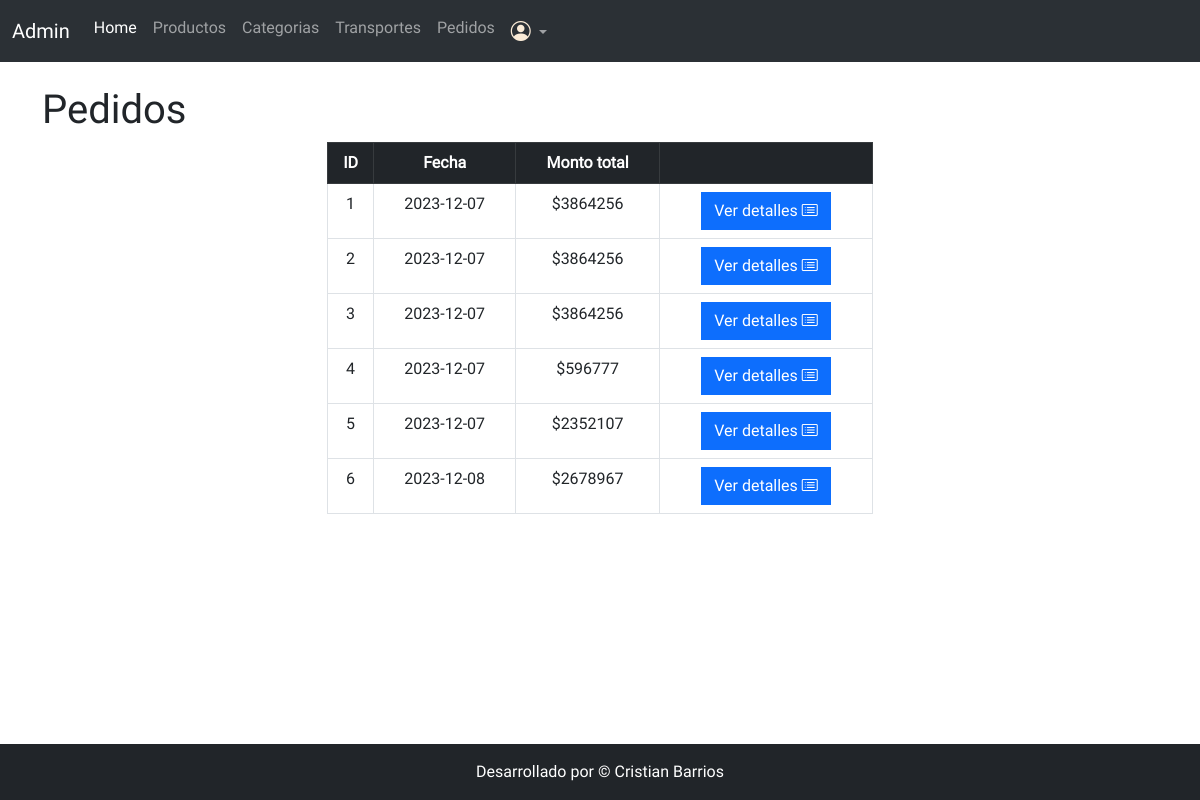
Before: /modulos/pedidos/pedidos.php (signed in) with the older database file.
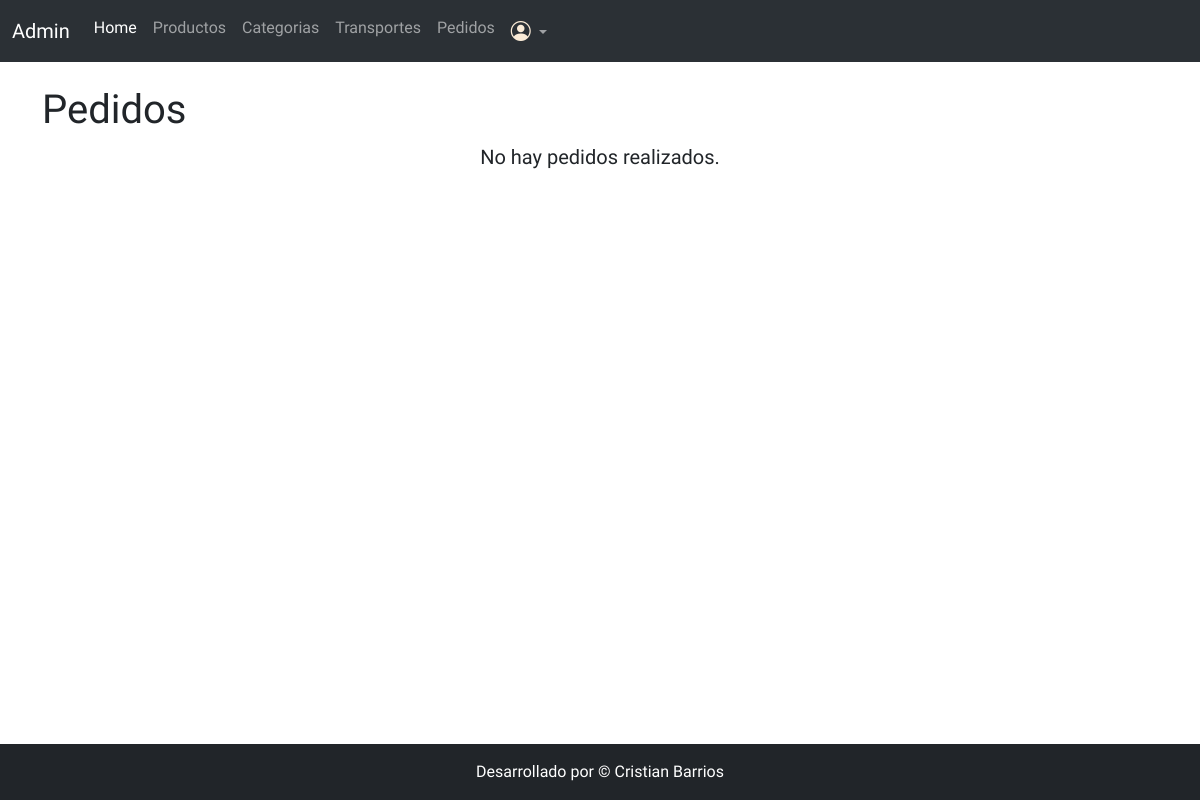
After: the same page with the newer database file.
### tables this page shows
CREATE TABLE `pedidos` (
  `id` int(11) NOT NULL,
  `fecha` date DEFAULT NULL,
  `usuario` int(11) DEFAULT NULL,
  `total` int(11) DEFAULT NULL,
  `datos_envio` int(11) DEFAULT NULL,
  `transporte` int(11) DEFAULT NULL
);

### modulos/pedidos/pedidos.php (the view, shortened to what this page needs)
<?php
    if (isset($_SESSION['admin'])) {
?>
<!DOCTYPE html>
<html lang="en">
<head>
    <link href="https://cdn.jsdelivr.net/npm/bootstrap@5.3.0/dist/css/bootstrap.min.css" rel="stylesheet">
    <link rel="stylesheet" href="https://cdn.jsdelivr.net/npm/bootstrap-icons@1.10.5/font/bootstrap-icons.css">
    <link rel="stylesheet" href="../../styles.css">
</head>
<body>
    <?php
        include("../../includes/menu-admin.php");
    ?>
<div class="container my-4">
        <h1>Pedidos</h1>
        <?php
            require('../../includes/conexion.php');
            $query = "SELECT pedidos.id, pedidos.fecha, pedidos.total FROM pedidos";
            $result = mysqli_query($conn, $query);
            if(mysqli_num_rows($result) > 0){
        ?>
        <div class="row justify-content-center">
            <div class="col-md-6">
                <table class="table table-bordered text-center">
                    <thead class="table-dark">
                        <tr>
                            <th>ID</th>
                            <th>Fecha</th>
                            <th>Monto total</th>
                            <th></th>
                        </tr>
                    </thead>
                    <tbody>
                    <?php
                        while($row = mysqli_fetch_assoc($result)):
                    ?>
                        <tr>
                            <td><?php echo $row['id'];  ?></td>
                            <td><?php echo $row['fecha'];  ?></td>
                            <td>$<?php echo $row['total'];  ?></td>
                            <td><a href="detalles-pedidos.php?id=<?php echo $row['id']; ?>" class="btn btn-primary rounded-0">Ver detalles<i class="bi bi-card-list ms-1"></i></a></td>
                        </tr>
                    </tbody>
                    <?php endwhile; ?>
                </table>
                <?php
            } else {
                echo '<p class="text-center fs-5">No hay pedidos realizados.</p>';
            }
        ?>
            </div>
        </div>
    </div>
    <?php
        include('../../includes/footer.php');
    ?>
</body>
</html>
<?php
    }else{
        header("Location: /pagina-productos/login-admin.php");
        exit();
    }
?>

### includes/menu-admin.php (shortened to what this page needs)
<nav class="navbar navbar-expand-lg bg-body-tertiary bg-dark" data-bs-theme="dark">
    <div class="container-fluid">
      <a class="navbar-brand">Admin</a>
      <div class="collapse navbar-collapse" id="navbarSupportedContent">
        <ul class="navbar-nav me-auto mb-2 mb-lg-0">
          <li class="nav-item">
            <a class="nav-link active" aria-current="page" href="/pagina-productos/panel-admin.php">Home</a>
          </li>
          <li class="nav-item">
            <a class="nav-link" href="/pagina-productos/modulos/productos/index.php">Productos</a>
          </li>
          <li class="nav-item">
            <a class="nav-link" href="/pagina-productos/modulos/categorias/index.php">Categorias</a>
          </li>
          <li class="nav-item">
            <a class="nav-link" href="/pagina-productos/modulos/transportes/index.php">Transportes</a>
          </li>
          <li class="nav-item">
            <a class="nav-link" href="/pagina-productos/modulos/pedidos/pedidos.php">Pedidos</a>
          </li>
          <li class="nav-item dropdown">
            <a class="nav-link dropdown-toggle" href="#" role="button" data-bs-toggle="dropdown" aria-expanded="false">
                <i class="bi bi-person-circle fs-5" style="color: antiquewhite;"></i>
            </a>
          </li>
        </ul>
      </div>
    </div>
  </nav>

### includes/footer.php
<footer class="bg-dark text-white">
    <div class="container py-3">
        <div class="copy">
            <p class="m-0 text-center">Desarrollado por &copy; Cristian Barrios</p>
        </div>
    </div>
</footer>

### styles.css (style rules this page uses)
body { font-family: 'Roboto', 'Rethink Sans', 'Afacad', 'Open Sans', sans-serif; display: flex; flex-direction: column; min-height: 100vh; }
footer { margin-top: auto; }

Changed rows visible on the page:
removed pedidos: id "1", fecha "2023-12-07", total "3864256"
removed pedidos: id "2", fecha "2023-12-07", total "3864256"
removed pedidos: id "3", fecha "2023-12-07", total "3864256"
removed pedidos: id "4", fecha "2023-12-07", total "596777"
removed pedidos: id "5", fecha "2023-12-07", total "2352107"
removed pedidos: id "6", fecha "2023-12-08", total "2678967"
Other visible differences:
text no longer shown: "ID Fecha Monto total"
text now shown: "No hay pedidos realizados."
